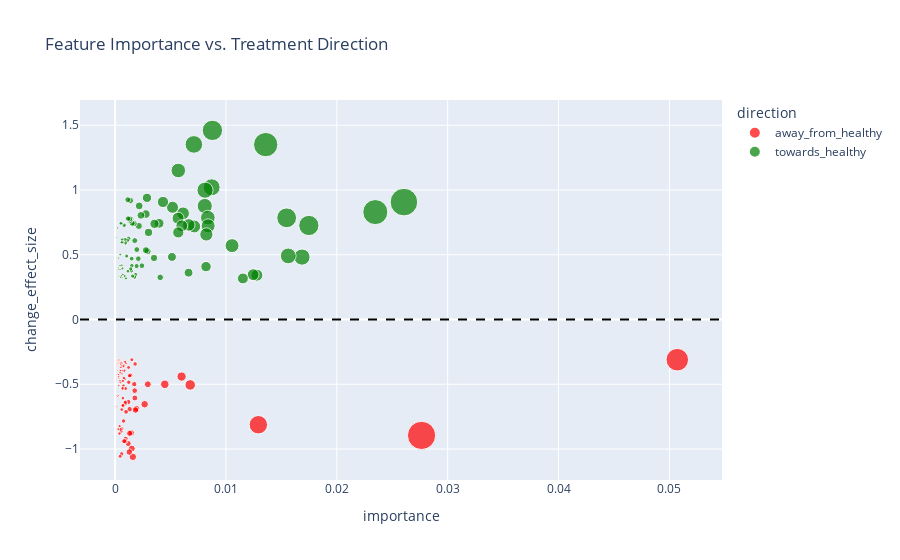

Notebook code for this chart:
### Code cell
# 3) Create combined_rank now (so it's available everywhere)
res_df["combined_rank"] = res_df["importance"] * res_df["change_effect_size"].abs()

# 4) Elbow selection on |change_effect_size| (biologically focused)
res_ranked = res_df.copy()
res_ranked = res_ranked.dropna(subset=["change_effect_size"])  # exclude no-gap features from elbow
res_ranked["rank_key"] = res_ranked["change_effect_size"].abs()
res_ranked = res_ranked.sort_values("rank_key", ascending=False).reset_index(drop=True)

if res_ranked.empty:
    k_opt = 0
    selected = res_ranked.copy()
else:
    vals = res_ranked["rank_key"].to_numpy()
    cum = np.cumsum(vals)
    cum_norm = cum / cum[-1]
    x = np.linspace(0, 1, num=len(cum_norm), endpoint=True)
    distances = cum_norm - x
    k_opt = int(np.argmax(distances)) + 1
    selected = res_ranked.iloc[:k_opt].copy()

print(f"Elbow-selected feature count (by |change_effect_size|): {k_opt}")
# print(selected[["feature", "importance", "change_effect_size", "combined_rank"]].head(10))

# 5) Optional biological floor, e.g., at least 20% of gap moved
min_effect = 0.20
selected = selected[selected["change_effect_size"].abs() >= min_effect]
print(f"After enforcing |change_effect_size| ≥ {min_effect:.2f}: {selected.shape[0]} features kept")

# 6) Direction labels (for downstream plots)
res_df["direction"] = np.where(res_df["change_effect_size"] > 0, "towards_healthy",
                        np.where(res_df["change_effect_size"] < 0, "away_from_healthy", "no_change"))

print(res_df.head(20))
print("\nDirection counts:\n", res_df["direction"].value_counts())

# 7) Reduced dataset with selected features
top_feature_list = selected["feature"].tolist()
print(f"Top {len(top_feature_list)} features selected for further analysis.")
_reduced_hindlimb_df = left_hindlimb_features_df[top_feature_list]
print(_reduced_hindlimb_df.shape)
fig = px.scatter(
    res_df[res_df["feature"].isin(top_feature_list)],
    x="importance",
    y="change_effect_size",
    size="combined_rank",
    color="direction",
    hover_data=["feature", "importance", "change_effect_size", "combined_rank"],
    color_discrete_map={
        "towards_healthy": "green",
        "away_from_healthy": "red",
        "no_change": "gray"
    },
    title="Feature Importance vs. Treatment Direction"
)

fig.add_hline(y=0, line_dash="dash", line_color="black")
fig.show()
# fig.write_html(os.path.join('./', 'feature_change_analysis.html'))
